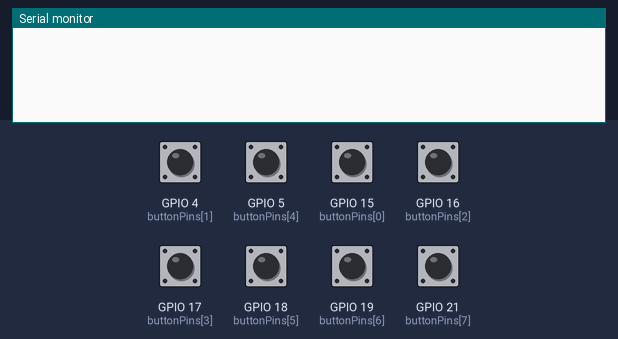
Bench run of a sketch on a simulated ESP32. On the bench: the last lines printed to the serial monitor. Inputs (shaded band) come from the test bench; at power-on: GPIO 4 (buttonPins[1]), GPIO 5 (buttonPins[4]), GPIO 15 (buttonPins[0]), GPIO 16 (buttonPins[2]), GPIO 17 (buttonPins[3]), GPIO 18 (buttonPins[5]), GPIO 19 (buttonPins[6]), GPIO 21 (buttonPins[7]) HIGH.

Above: at 1.2 s.
1.3 s: GPIO 4 (buttonPins[1]) pulled LOW for 0.25 s
At 2.0 s:
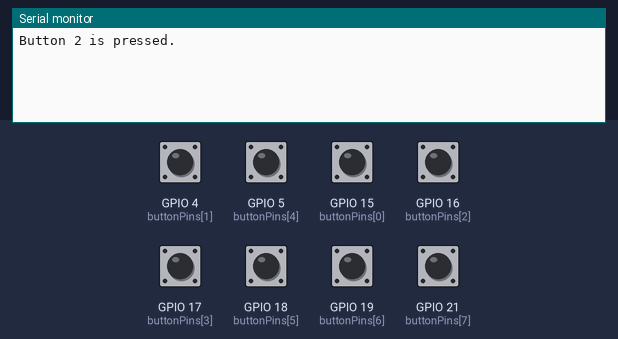
3.0 s: GPIO 5 (buttonPins[4]) pulled LOW for 0.25 s
At 4.4 s:
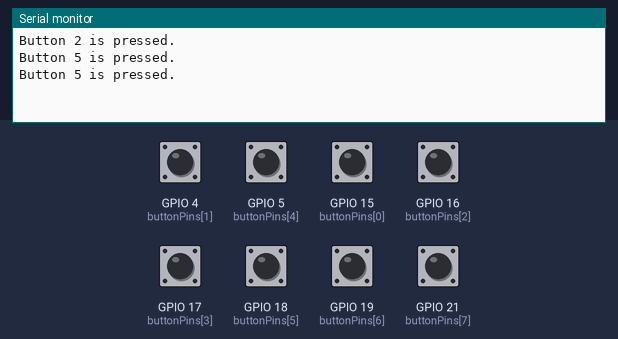
4.7 s: GPIO 15 (buttonPins[0]) pulled LOW for 0.25 s
At 5.8 s:
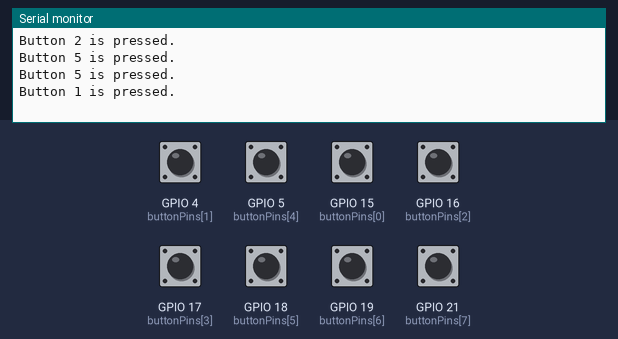
6.4 s: GPIO 16 (buttonPins[2]) pulled LOW for 0.25 s
At 7.2 s:
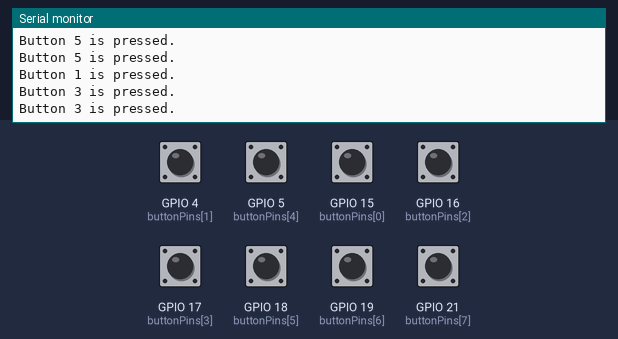
8.1 s: GPIO 17 (buttonPins[3]) pulled LOW for 0.25 s
At 9.4 s:
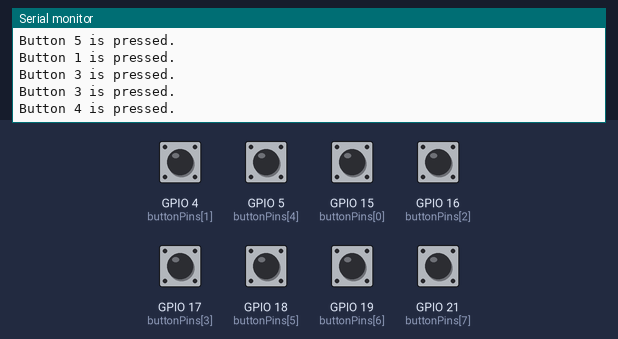
9.8 s: GPIO 18 (buttonPins[5]) pulled LOW for 0.25 s
At 11.1 s:
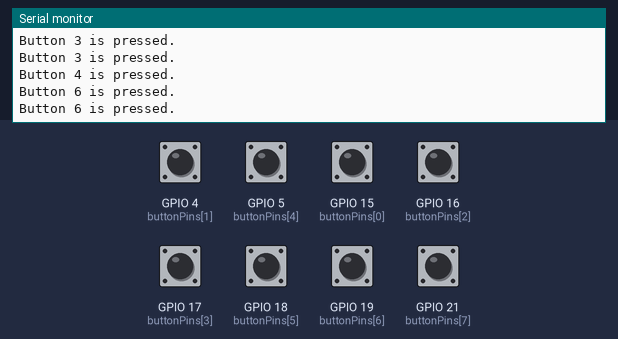
Timing chart, 0 to 12.5 s (numbered marks = the images above; inputs shaded):
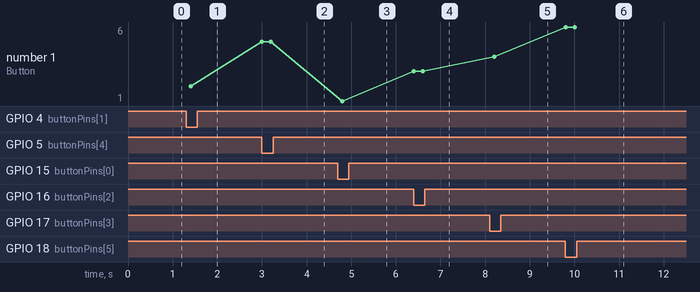

Measured:
- after the input at 1.3 s, the serial monitor: prints a new line after 0.10 s (image 1)
- after the input at 3.0 s, the serial monitor: prints a new line at once (image 2)
- after the input at 4.7 s, the serial monitor: prints a new line after 0.10 s (image 3)
- after the input at 6.4 s, the serial monitor: prints a new line at once (image 4)
- after the input at 8.1 s, the serial monitor: prints a new line after 0.10 s (image 5)
- after the input at 9.8 s, the serial monitor: prints a new line at once (image 6)
- plotted number 1: 2 → 5 after the input at 3.0 s, 5 → 1 after the input at 4.7 s, 1 → 3 after the input at 6.4 s, 3 → 4 after the input at 8.1 s, 4 → 6 after the input at 9.8 s

The sketch:

ESP32_BUTTON_MODULE.ino
```cpp
/*
============================================================================
FILE : ESP32 BUTTON MODULE
AUTHOR : Christian Andrie Asne
DESCRIPTION : A program for 2x4 button module using ESP32 board
============================================================================
*/
const int buttonPins[8] = {15, 4, 16, 17, 5, 18, 19, 21}; //Pins where button module are attach to ESP32
bool buttonStates[8];

void setup() {
  Serial.begin(115200);
  for (int i = 0; i < 8; i++) {
    pinMode(buttonPins[i], INPUT_PULLUP);
  }
}

void loop() {
  for (int i = 0; i < 8; i++) {
    buttonStates[i] = !digitalRead(buttonPins[i]);
    if (buttonStates[i]) {
      Serial.print("Button ");
      Serial.print(i + 1);
      Serial.println(" is pressed.");
    }
  }
  delay(200);
}
```
